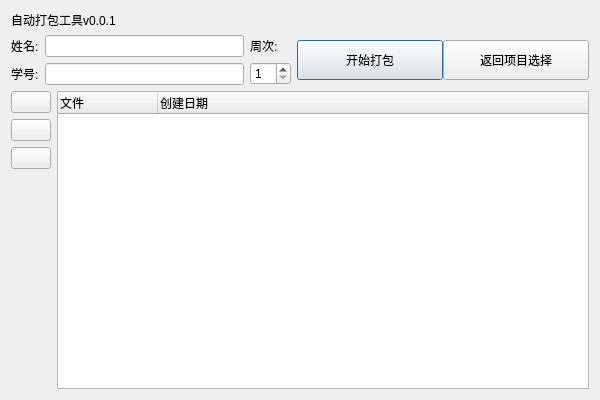
<?xml version="1.0" encoding="UTF-8"?>
<ui version="4.0">
 <class>mainDialog</class>
 <widget class="QDialog" name="mainDialog">
  <property name="geometry">
   <rect>
    <x>0</x>
    <y>0</y>
    <width>600</width>
    <height>400</height>
   </rect>
  </property>
  <property name="sizePolicy">
   <sizepolicy hsizetype="Fixed" vsizetype="Fixed">
    <horstretch>0</horstretch>
    <verstretch>0</verstretch>
   </sizepolicy>
  </property>
  <property name="minimumSize">
   <size>
    <width>600</width>
    <height>400</height>
   </size>
  </property>
  <property name="windowTitle">
   <string>自动打包工具</string>
  </property>
  <property name="windowIcon">
   <iconset theme=":/icon/packageIcon" resource="iconresource.qrc">
    <normaloff>:/icon/packageIcon</normaloff>:/icon/packageIcon</iconset>
  </property>
  <property name="sizeGripEnabled">
   <bool>false</bool>
  </property>
  <layout class="QVBoxLayout" name="verticalLayout_4">
   <item>
    <layout class="QHBoxLayout" name="upperPart" stretch="2">
     <item>
      <layout class="QHBoxLayout" name="verLabels" stretch="1">
       <item>
        <widget class="QLabel" name="label">
         <property name="text">
          <string>自动打包工具v0.0.1</string>
         </property>
        </widget>
       </item>
      </layout>
     </item>
    </layout>
   </item>
   <item>
    <layout class="QVBoxLayout" name="verticalLayout_2">
     <item>
      <layout class="QHBoxLayout" name="horizontalLayout_2" stretch="4,0,5">
       <item>
        <layout class="QHBoxLayout" name="horizontalLayout">
         <item>
          <layout class="QVBoxLayout" name="verticalLayout">
           <item>
            <widget class="QLabel" name="label_3">
             <property name="text">
              <string>姓名:</string>
             </property>
            </widget>
           </item>
           <item>
            <widget class="QLabel" name="label_4">
             <property name="text">
              <string>学号:</string>
             </property>
            </widget>
           </item>
          </layout>
         </item>
         <item>
          <layout class="QVBoxLayout" name="usrInfoLineEdit">
           <item>
            <widget class="QLineEdit" name="nameEdit">
             <property name="minimumSize">
              <size>
               <width>20</width>
               <height>0</height>
              </size>
             </property>
            </widget>
           </item>
           <item>
            <widget class="QLineEdit" name="numEdit">
             <property name="inputMethodHints">
              <set>Qt::ImhDigitsOnly</set>
             </property>
            </widget>
           </item>
          </layout>
         </item>
        </layout>
       </item>
       <item>
        <layout class="QVBoxLayout" name="verticalLayout_3">
         <item>
          <widget class="QLabel" name="weekLabel">
           <property name="text">
            <string>周次:</string>
           </property>
          </widget>
         </item>
         <item>
          <widget class="QSpinBox" name="weekBox">
           <property name="minimum">
            <number>1</number>
           </property>
           <property name="maximum">
            <number>20</number>
           </property>
          </widget>
         </item>
        </layout>
       </item>
       <item>
        <layout class="QHBoxLayout" name="usrButton">
         <property name="spacing">
          <number>0</number>
         </property>
         <item>
          <widget class="QPushButton" name="packButton">
           <property name="minimumSize">
            <size>
             <width>20</width>
             <height>40</height>
            </size>
           </property>
           <property name="text">
            <string>开始打包</string>
           </property>
           <property name="icon">
            <iconset resource="iconresource.qrc">
             <normaloff>:/icon/packageIconColored</normaloff>:/icon/packageIconColored</iconset>
           </property>
           <property name="iconSize">
            <size>
             <width>20</width>
             <height>20</height>
            </size>
           </property>
          </widget>
         </item>
         <item>
          <widget class="QPushButton" name="toSelButton">
           <property name="minimumSize">
            <size>
             <width>20</width>
             <height>40</height>
            </size>
           </property>
           <property name="baseSize">
            <size>
             <width>0</width>
             <height>0</height>
            </size>
           </property>
           <property name="text">
            <string>返回项目选择</string>
           </property>
           <property name="icon">
            <iconset resource="iconresource.qrc">
             <normaloff>:/icon/returnIcon</normaloff>:/icon/returnIcon</iconset>
           </property>
           <property name="iconSize">
            <size>
             <width>20</width>
             <height>20</height>
            </size>
           </property>
          </widget>
         </item>
        </layout>
       </item>
      </layout>
     </item>
     <item>
      <layout class="QHBoxLayout" name="projectView">
       <item>
        <layout class="QVBoxLayout" name="prjButton">
         <item>
          <widget class="QPushButton" name="addButton">
           <property name="toolTip">
            <string/>
           </property>
           <property name="toolTipDuration">
            <number>-1</number>
           </property>
           <property name="statusTip">
            <string/>
           </property>
           <property name="text">
            <string/>
           </property>
           <property name="icon">
            <iconset resource="iconresource.qrc">
             <normaloff>:/icon/addIcon</normaloff>:/icon/addIcon</iconset>
           </property>
          </widget>
         </item>
         <item>
          <widget class="QPushButton" name="selButton">
           <property name="toolTip">
            <string comment="全选" extracomment="全选"/>
           </property>
           <property name="toolTipDuration">
            <number>0</number>
           </property>
           <property name="text">
            <string/>
           </property>
           <property name="icon">
            <iconset resource="iconresource.qrc">
             <normaloff>:/icon/selectIcon</normaloff>:/icon/selectIcon</iconset>
           </property>
          </widget>
         </item>
         <item>
          <widget class="QPushButton" name="deSelButton">
           <property name="toolTip">
            <string comment="全不选" extracomment="全不选"/>
           </property>
           <property name="toolTipDuration">
            <number>0</number>
           </property>
           <property name="text">
            <string/>
           </property>
           <property name="icon">
            <iconset resource="iconresource.qrc">
             <normaloff>:/icon/deSelectIcon</normaloff>:/icon/deSelectIcon</iconset>
           </property>
          </widget>
         </item>
         <item>
          <spacer name="verticalSpacer">
           <property name="orientation">
            <enum>Qt::Vertical</enum>
           </property>
           <property name="sizeHint" stdset="0">
            <size>
             <width>20</width>
             <height>40</height>
            </size>
           </property>
          </spacer>
         </item>
        </layout>
       </item>
       <item>
        <widget class="QTreeWidget" name="projectTree">
         <property name="contextMenuPolicy">
          <enum>Qt::CustomContextMenu</enum>
         </property>
         <column>
          <property name="text">
           <string>文件</string>
          </property>
         </column>
         <column>
          <property name="text">
           <string>创建日期</string>
          </property>
         </column>
        </widget>
       </item>
      </layout>
     </item>
    </layout>
   </item>
  </layout>
  <action name="renameProject">
   <property name="text">
    <string>更改名字</string>
   </property>
   <property name="toolTip">
    <string>&lt;html&gt;&lt;head/&gt;&lt;body&gt;&lt;p&gt;更改项目的名字&lt;/p&gt;&lt;/body&gt;&lt;/html&gt;</string>
   </property>
  </action>
 </widget>
 <resources>
  <include location="iconresource.qrc"/>
 </resources>
 <connections>
  <connection>
   <sender>toSelButton</sender>
   <signal>clicked()</signal>
   <receiver>mainDialog</receiver>
   <slot>reject()</slot>
   <hints>
    <hint type="sourcelabel">
     <x>460</x>
     <y>60</y>
    </hint>
    <hint type="destinationlabel">
     <x>448</x>
     <y>22</y>
    </hint>
   </hints>
  </connection>
 </connections>
</ui>
